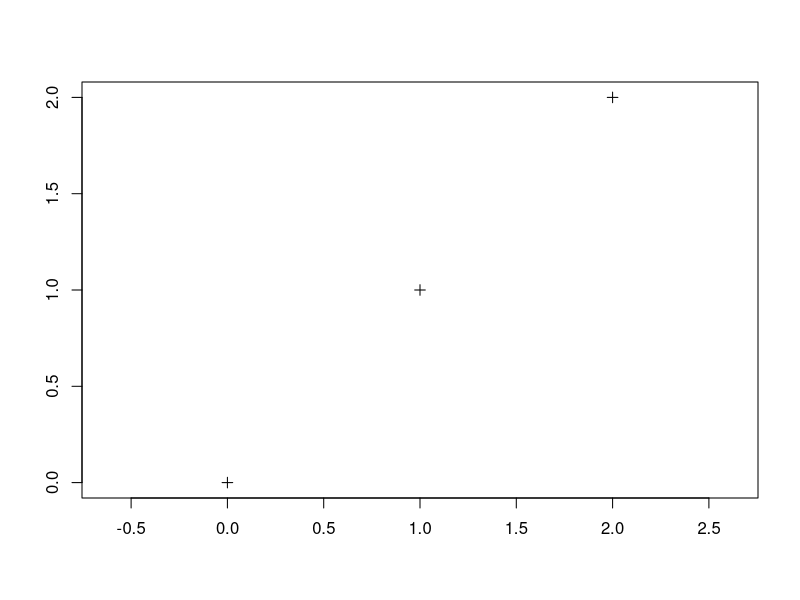

This chart was generated by the following R code:
# Load the sp package
library(sp)

# Create a data frame with some sample data
df <- data.frame(
  id = c(1, 2, 3),
  name = c("A", "B", "C"),
  value = c(10, 20, 30),
  x = c(0, 1, 2),
  y = c(0, 1, 2)
)

# Create a spatial points object by specifying the data frame, along with the names of the columns
# containing the spatial coordinates
coordinates(df) <- c("x", "y")

# View the resulting sp object
df_sp <- SpatialPoints(df)
df_sp
class(df_sp)
plot(df_sp, axes=TRUE)
